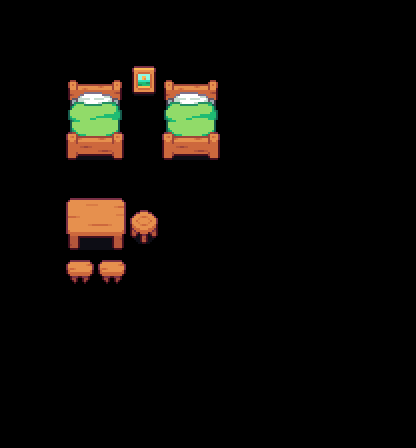

Below is a game level as drawn by its tile map, then a one-line description and the .tmx file that defines it, in full:
An orthogonal 13x14 tile map with 32x32 px tiles, 1 tile layer (Decos), 1 hidden layer not drawn and 26 objects.

<map version="1.10" tiledversion="2025.11.21" orientation="orthogonal" renderorder="right-down" width="13" height="14" tilewidth="32" tileheight="32" infinite="0" nextlayerid="10" nextobjectid="52">
 <editorsettings>
  <export target="home1.lua" format="lua" />
 </editorsettings>
 <properties>
  <property name="game_mode" value="topdown" />
  <property name="name" value="home1" />
  <property name="persist_state" type="bool" value="true" />
 </properties>
 <tileset firstgid="1" name="tileset_interior1" tilewidth="32" tileheight="32" tilecount="256" columns="16">
  <image source="tileset_interior1.png" trans="ff00ff" width="512" height="512" />
 </tileset>
 <layer id="1" name="Ground" width="13" height="14" visible="0" locked="1">
  <data encoding="csv">
0,0,0,0,0,0,0,0,0,0,0,0,0,
0,0,0,0,0,0,0,0,0,0,0,0,0,
43,44,45,45,45,45,45,45,45,45,45,46,47,
59,61,126,126,126,126,126,126,126,126,126,62,63,
59,61,126,126,126,126,126,126,126,126,126,61,63,
59,61,126,126,126,126,126,126,126,126,126,61,63,
59,61,126,126,126,126,126,126,126,126,126,61,63,
59,61,126,126,126,126,126,126,126,126,126,61,63,
59,61,126,126,126,126,126,126,126,126,126,61,63,
59,61,126,126,126,126,125,125,125,126,126,61,63,
75,76,77,77,77,125,125,125,125,125,77,78,79,
91,92,93,93,93,93,125,125,125,93,93,94,95,
0,0,0,0,0,0,0,0,0,0,0,0,0,
0,0,0,0,0,0,0,0,0,0,0,0,0
</data>
 </layer>
 <layer id="2" name="Decos" width="13" height="14">
  <data encoding="csv">
0,0,0,0,0,0,0,0,0,0,0,0,0,
0,0,0,0,0,0,0,0,0,0,0,0,0,
0,0,18,19,117,18,19,0,0,0,0,0,0,
0,0,34,35,0,34,35,0,0,0,0,0,0,
0,0,50,51,0,50,51,0,0,0,0,0,0,
0,0,0,0,0,0,0,0,0,0,0,0,0,
0,0,66,67,116,0,0,0,0,0,0,0,0,
0,0,82,83,132,0,0,0,0,0,0,0,0,
0,0,120,120,0,0,0,0,0,0,0,0,0,
0,0,0,0,0,0,0,0,0,0,0,0,0,
0,0,0,0,0,0,0,0,0,0,0,0,0,
0,0,0,0,0,0,0,0,0,0,0,0,0,
0,0,0,0,0,0,0,0,0,0,0,0,0,
0,0,0,0,0,0,0,0,0,0,0,0,0
</data>
 </layer>
 <objectgroup id="4" name="Walls">
  <object id="2" x="0" y="64" width="32" height="320" />
  <object id="3" x="0" y="352" width="192" height="32" />
  <object id="4" x="288" y="352" width="128" height="32" />
  <object id="5" x="384" y="64" width="32" height="320" />
  <object id="6" x="0" y="64" width="416" height="32" />
  <object id="11" x="64" y="224" width="64" height="32" />
  <object id="35" x="128" y="224" width="32" height="32" />
  <object id="37" x="64" y="256" width="32" height="32" />
  <object id="38" x="96" y="256" width="32" height="32" />
 </objectgroup>
 <objectgroup id="3" name="Portals" visible="0">
  <object id="1" x="288" y="384" width="96" height="32" rotation="180">
   <properties>
    <property name="spawn_x" type="float" value="610" />
    <property name="spawn_y" type="float" value="720" />
    <property name="target_map" value="assets/maps/level1/area1.lua" />
    <property name="type" value="portal" />
   </properties>
  </object>
 </objectgroup>
 <objectgroup id="5" name="Props">
  <object id="32" gid="136" x="224" y="224" width="32" height="32">
   <properties>
    <property name="group" value="teddybear1" />
   </properties>
  </object>
  <object id="33" gid="152" x="224" y="256" width="32" height="32">
   <properties>
    <property name="group" value="teddybear1" />
   </properties>
  </object>
  <object id="39" x="224.75" y="203.25" width="30.625" height="43.375">
   <properties>
    <property name="breakable" type="bool" value="true" />
    <property name="group" value="teddybear1" />
    <property name="hp" type="float" value="30" />
    <property name="movable" type="bool" value="true" />
    <property name="type" value="collider" />
   </properties>
  </object>
  <object id="40" gid="101" x="256" y="128" width="32" height="32">
   <properties>
    <property name="group" value="flower1" />
   </properties>
  </object>
  <object id="41" gid="85" x="256" y="96" width="32" height="32">
   <properties>
    <property name="group" value="flower1" />
   </properties>
  </object>
  <object id="42" gid="134" x="288" y="128" width="32" height="32">
   <properties>
    <property name="group" value="flower2" />
   </properties>
  </object>
  <object id="43" gid="118" x="288" y="96" width="32" height="32">
   <properties>
    <property name="group" value="flower2" />
   </properties>
  </object>
  <object id="44" gid="100" x="320" y="128" width="32" height="32">
   <properties>
    <property name="group" value="flower3" />
   </properties>
  </object>
  <object id="45" gid="84" x="320" y="96" width="32" height="32">
   <properties>
    <property name="group" value="flower3" />
   </properties>
  </object>
  <object id="46" gid="68" x="320" y="64" width="32" height="32">
   <properties>
    <property name="group" value="flower3" />
   </properties>
  </object>
  <object id="47" x="256" y="96" width="32" height="27.75">
   <properties>
    <property name="breakable" type="bool" value="true" />
    <property name="group" value="flower1" />
    <property name="hp" type="float" value="30" />
    <property name="movable" type="bool" value="true" />
    <property name="respawn" type="bool" value="true" />
    <property name="type" value="collider" />
   </properties>
  </object>
  <object id="49" x="288" y="96" width="32" height="27.75">
   <properties>
    <property name="breakable" type="bool" value="true" />
    <property name="group" value="flower2" />
    <property name="hp" type="float" value="30" />
    <property name="movable" type="bool" value="true" />
    <property name="respawn" type="bool" value="true" />
    <property name="type" value="collider" />
   </properties>
  </object>
  <object id="50" x="320" y="96" width="32" height="27.75">
   <properties>
    <property name="breakable" type="bool" value="true" />
    <property name="group" value="flower3" />
    <property name="hp" type="float" value="30" />
    <property name="movable" type="bool" value="true" />
    <property name="respawn" type="bool" value="true" />
    <property name="type" value="collider" />
   </properties>
  </object>
 </objectgroup>
 <objectgroup id="9" name="NPCs">
  <object id="51" x="288" y="256" width="32" height="32">
   <properties>
    <property name="id" value="passerby_01" />
    <property name="type" value="villager_01" />
   </properties>
  </object>
 </objectgroup>
 <objectgroup id="8" name="HealingPoints" visible="0" locked="1">
  <object id="23" x="160" y="96" width="64" height="64">
   <properties>
    <property name="cooldown" type="float" value="10" />
    <property name="heal_amount" type="int" value="30" />
    <property name="radius" type="float" value="50" />
    <property name="type" value="healing_point" />
   </properties>
  </object>
  <object id="24" x="64" y="96" width="64" height="64">
   <properties>
    <property name="cooldown" type="float" value="10" />
    <property name="heal_amount" type="int" value="30" />
    <property name="radius" type="float" value="50" />
    <property name="type" value="healing_point" />
   </properties>
  </object>
 </objectgroup>
</map>
